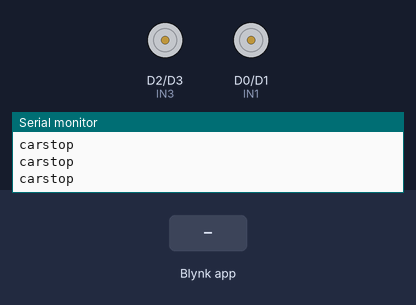
A sketch run on a simulated ESP8266 (NodeMCU). On the bench: motor-driver pin pairs drawn as motors (green arrow = first pin HIGH = forward, orange = second pin HIGH = backward, longer = more drive), the last lines printed to the serial monitor. Inputs (shaded band) come from the test bench. WiFi joins after 1.5 s; servers stay silent unless stated.

Above: at 3.0 s.
3.1 s: Blynk app writes 1 to V0
At 4.0 s:
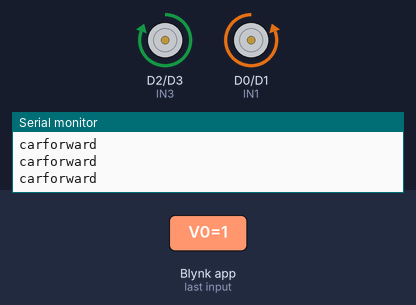
4.6 s: Blynk app writes 0 to V0
At 5.0 s:
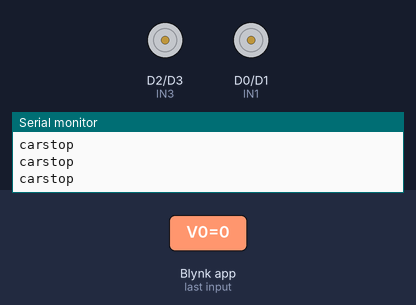
6.1 s: Blynk app writes 1 to V1
At 7.5 s:
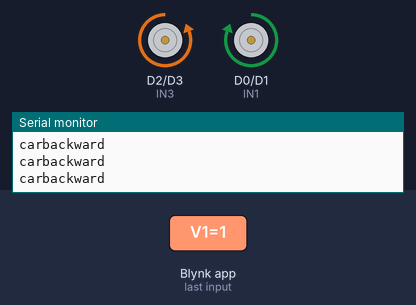
Timing chart, 0 to 9.1 s (numbered marks = the images above; inputs shaded):
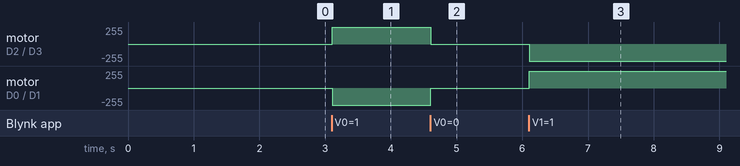

Measured:
- after the input at 3.1 s, motor on D2 (IN3) / D3 (IN4): stopped → forward 255/255 at once; motor on D0 (IN1) / D1 (IN2): stopped → backward 255/255 at once
- after the input at 4.6 s, motor on D2 (IN3) / D3 (IN4): forward 255/255 → stopped at once; motor on D0 (IN1) / D1 (IN2): backward 255/255 → stopped at once
- after the input at 6.1 s, motor on D2 (IN3) / D3 (IN4): stopped → backward 255/255 at once; motor on D0 (IN1) / D1 (IN2): stopped → forward 255/255 at once

The sketch:

Modified_Wifi_Car.ino
```cpp
#define BLYNK_PRINT Serial
#include <ESP8266WiFi.h>
#include <BlynkSimpleEsp8266.h>

//Motor PINs
#define IN1 D0
#define IN2 D1
#define IN3 D2
#define IN4 D3

bool forward = 0;
bool backward = 0;
bool left = 0;
bool right = 0;

char auth[] = "4X4MBvwjkrPfXfYS6XTigdE0A_Doo5En"; //Enter your Blynk application auth token
char ssid[] = "Samsung galaxy j7prime";         //Enter your WIFI name
char pass[] = "89102828";                         //Enter your WIFI passowrd


void setup() {
  Serial.begin(9600);
  pinMode(IN1, OUTPUT);
  pinMode(IN2, OUTPUT);
  pinMode(IN3, OUTPUT);
  pinMode(IN4, OUTPUT);
  Blynk.begin(auth, ssid, pass);
}

BLYNK_WRITE(V0) {
  forward = param.asInt();
}

BLYNK_WRITE(V1) {
  backward = param.asInt();
}

BLYNK_WRITE(V2) {
  left = param.asInt();
}

BLYNK_WRITE(V3) {
  right = param.asInt();
}

void smartcar() {
  if (forward == 1) {
    carforward();
    Serial.println("carforward");
  } else if (backward == 1) {
    carbackward();
    Serial.println("carbackward");
  } else if (left == 1) {
    carturnleft();
    Serial.println("carfleft");
  } else if (right == 1) {
    carturnright();
    Serial.println("carright");
  } else if (forward == 0 && backward == 0 && left == 0 && right == 0) {
    carStop();
    Serial.println("carstop");
  }
}
void loop() {
  Blynk.run();
  smartcar();
}

void carforward() {
  digitalWrite(IN1, LOW);
  digitalWrite(IN2, HIGH);
  digitalWrite(IN3, HIGH);
  digitalWrite(IN4, LOW);
}
void carbackward() {
  digitalWrite(IN1, HIGH);
  digitalWrite(IN2, LOW);
  digitalWrite(IN3, LOW);
  digitalWrite(IN4, HIGH);
}
void carturnleft() {
  digitalWrite(IN1, HIGH);
  digitalWrite(IN2, LOW);
  digitalWrite(IN3, HIGH);
  digitalWrite(IN4, LOW);
}
void carturnright() {
  digitalWrite(IN1, LOW);
  digitalWrite(IN2, HIGH);
  digitalWrite(IN3, LOW);
  digitalWrite(IN4, HIGH);
}
void carStop() {
  digitalWrite(IN1, LOW);
  digitalWrite(IN2, LOW);
  digitalWrite(IN3, LOW);
  digitalWrite(IN4, LOW);
}
```
